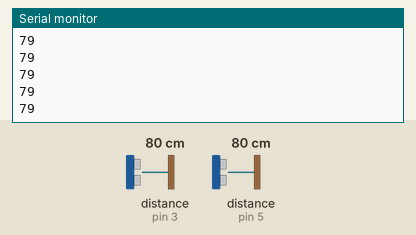
Bench run of a sketch on a simulated Arduino Leonardo, built with avr-gcc and run on an emulated ATmega32U4. On the bench: the last lines printed to the serial monitor. Wiring (inferred from the names in the program): 2 × ultrasonic range finder: trigger pin 2, echo pin 3 / trigger pin 4, echo pin 5. The test bench sets the inputs (shaded band); at power-on: distance to the obstacle (sensors on pin 5, pin 3) 80 cm. The echo pulse lasts 58.3 µs per cm; USB keyboard and mouse output is not drawn.

Above: at 2.7 s.
2.8 s: distance to the obstacle (sensor on pin 5) set to 12 cm
At 3.31 s:
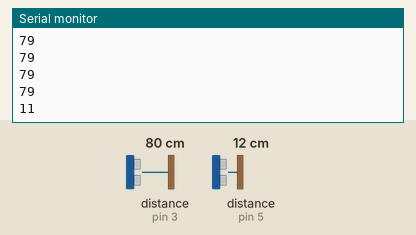
4.3 s: distance to the obstacle (sensor on pin 5) set to 9 cm
At 4.9 s:
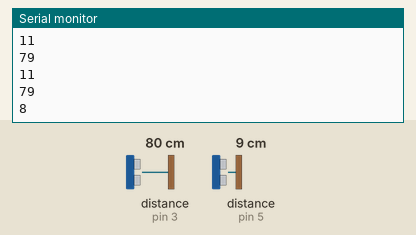
Timing chart, 0 to 7.3 s (numbered marks = the images above; inputs shaded):
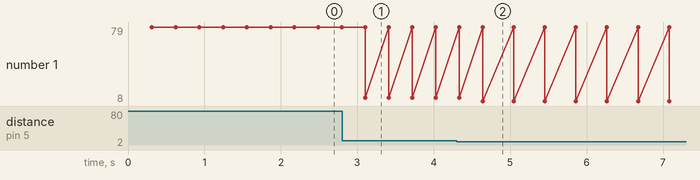

Measured:
- after the input at 2.8 s, the serial monitor: prints a new line after 0.30 s (image 1)
- after the input at 4.3 s, the serial monitor: prints a new line after 0.34 s (image 2)
- plotted number 1: 79 → 11 after the input at 2.8 s, 11 → 8 after the input at 4.3 s

The sketch:

Gesture_laptop.ino
```cpp
/* Developed by Spikee */
#include "Keyboard.h"
#include <Keyboard.h>
#include <HID.h>

//Ultrasonic sensor1
int trigPin1 = 2;
int echoPin1 = 3;

//Ultrasonic Sensor2
int trigPin2 = 4;
int echoPin2 = 5;

long duration1, cm1;
long duration2, cm2;
int value1;
int value2;
void setup() {
  Serial.begin(9600);
  Keyboard.begin();

  pinMode(trigPin1, OUTPUT);
  pinMode(echoPin1, INPUT);

  pinMode(trigPin2, OUTPUT);
  pinMode(echoPin2, INPUT);
}

void loop(){
digitalWrite(trigPin1, LOW);
delayMicroseconds(5);//set according to ur choice
digitalWrite(trigPin1, HIGH);
delayMicroseconds(10);
digitalWrite(trigPin1, LOW);
pinMode(echoPin1, INPUT);
duration1 = pulseIn(echoPin1, HIGH);// convert the time into a distance
cm1 = (duration1/2) / 29.1;
digitalWrite(trigPin2, LOW);
delayMicroseconds(5);
digitalWrite(trigPin2, HIGH);
delayMicroseconds(10);
digitalWrite(trigPin2, LOW);
pinMode(echoPin2, INPUT);
duration2 = pulseIn(echoPin2, HIGH);
cm2 = (duration2/2) / 29.1;
delay(300);

Serial.println(cm1);
Serial.println(cm2);
  if (cm1 < 10){
    value1 = 1;
    delay(100);
  }
  if (cm2 < 10 && value1 == 1){
    value1 = 0;
    goLeft();
    delay(500);
  }
  if (cm2 < 10){
    value2 = 1;
    delay(100);
  }
  if (cm1 < 10 && value2 == 1){
    value2 = 0;
    goRight();
    delay(500);
  }
}

void goLeft(){
  Serial.println("Left ultrasonic sensor");
  Keyboard.print("Spikee Rocks");
  Keyboard.write(KEY_RETURN);
    delay(200);
}

void goRight(){
  Serial.println("Right ultrasonic sensor");
  Keyboard.print("yoo");
  Keyboard.write(KEY_RETURN);
    delay(200);
}
```
